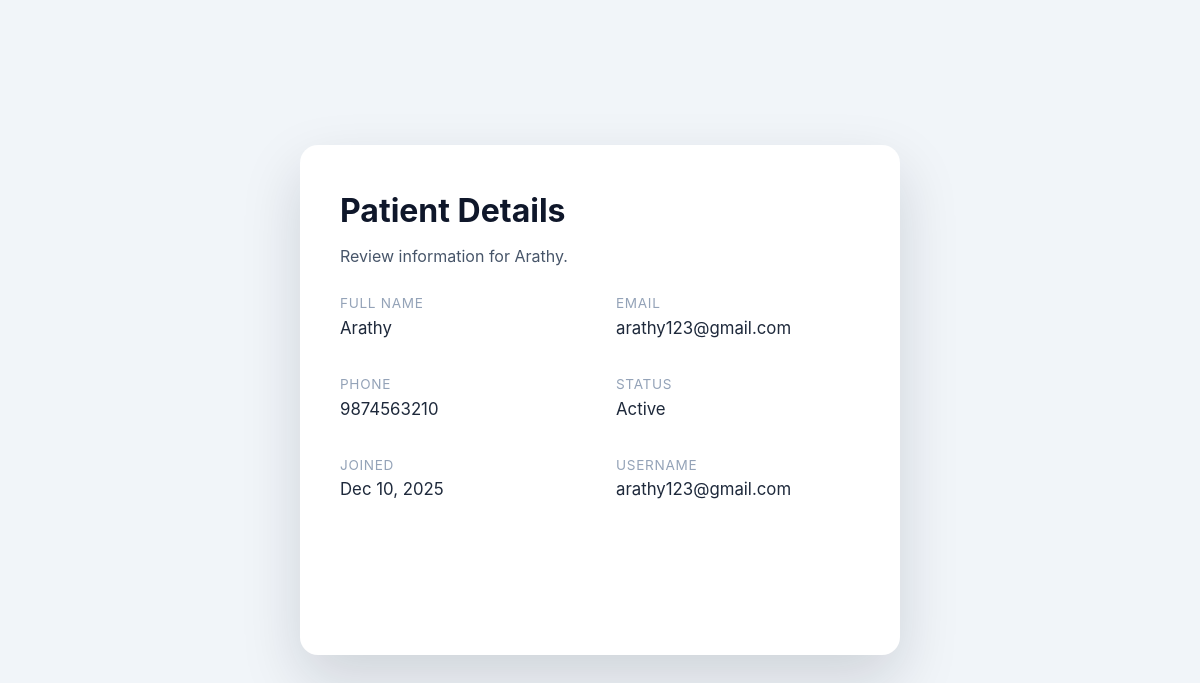
/dashboard/admin/patients/11/view/ (signed in), run on the app's committed database.
### feetal_app/models.py (models this page shows, shortened)
class Patient(models.Model):
    user = models.OneToOneField(User, on_delete=models.CASCADE, related_name='patient_profile')
    phone = models.CharField(max_length=20)
    created_at = models.DateTimeField(auto_now_add=True)
    updated_at = models.DateTimeField(auto_now=True)
    class Meta:
        verbose_name = "Patient"
        verbose_name_plural = "Patients"

### feetal_app/views.py (the view)
# urls.py: path('dashboard/admin/patients/<int:patient_id>/view/', views.admin_patient_view, name='admin_patient_view'),
@login_required
def admin_patient_view(request, patient_id):
    if not (request.user.is_superuser or hasattr(request.user, 'doctor_profile')):
        messages.error(
            request, "Only the designated admin or doctors can view patients."
        )
        return redirect("feetal_app:index")
    patient = Patient.objects.select_related("user").filter(pk=patient_id).first()
    if not patient:
        messages.error(request, "Patient not found.")
        return redirect("feetal_app:dashboard_admin")
    return render(
        request, "dashboard/admin_patient_view.html", {"patient": patient}
    )

### feetal_app/templates/dashboard/admin_patient_view.html (shortened to what this page needs)
<!DOCTYPE html>
{% load static %}
<html lang="en">
<head>
    <link rel="stylesheet" href="{% static 'css/style.css' %}">
</head>
<body>
    <div class="detail-card">
        <h1>Patient Details</h1>
        <p>Review information for {{ patient.user.get_full_name|default:patient.user.username }}.</p>
        <div class="detail-grid">
            <div>
                <div class="detail-label">Full Name</div>
                <div class="detail-value">{{ patient.user.get_full_name|default:'—' }}</div>
            </div>
            <div>
                <div class="detail-label">Email</div>
                <div class="detail-value">{{ patient.user.email|default:'—' }}</div>
            </div>
            <div>
                <div class="detail-label">Phone</div>
                <div class="detail-value">{{ patient.phone|default:'—' }}</div>
            </div>
            <div>
                <div class="detail-label">Status</div>
                <div class="detail-value">{{ patient.user.is_active|yesno:"Active,Inactive" }}</div>
            </div>
            <div>
                <div class="detail-label">Joined</div>
                <div class="detail-value">{{ patient.created_at|date:"M d, Y" }}</div>
            </div>
            <div>
                <div class="detail-label">Username</div>
                <div class="detail-value">{{ patient.user.username }}</div>
            </div>
        </div>
        <div class="card-actions">
            {% if user.is_superuser %}
            <a class="btn btn-secondary" href="{% url 'feetal_app:dashboard_admin' %}">Back to dashboard</a>
            {% elif request.user.doctor_profile %}
            <a class="btn btn-secondary" href="{% url 'feetal_app:dashboard_doctor' %}">Back to dashboard</a>
            {% else %}
            <a class="btn btn-secondary" href="{% url 'feetal_app:index' %}">Back Home</a>
            {% endif %}
        </div>
    </div>
</body>
</html>

### feetal_app/static/css/style.css (style rules this page uses)
* { margin: 0; padding: 0; box-sizing: border-box; }
body { font-family: 'Inter', sans-serif; line-height: 1.6; color: #333; overflow-x: hidden; }
.btn, .btn-primary, .btn-secondary { padding: 16px 32px; border: none; border-radius: 50px; font-weight: 600; cursor: pointer; transition: all 0.4s ease; font-size: 1.1rem; text-decoration: none; display: inline-flex; align-items: center; gap: 0.75rem; text-align: center; position: relative; overflow: hidden; }
.btn-secondary { background: rgba(255, 255, 255, 0.1); color: white; border: 2px solid rgba(255, 255, 255, 0.3); backdrop-filter: blur(10px); }
html { scroll-behavior: smooth; }

### feetal_app/templates/dashboard/admin_patient_view.html (style rules this page uses)
body { font-family: 'Inter', sans-serif; background: #f1f5f9; min-height: 100vh; display: flex; align-items: center; justify-content: center; padding: 2rem; }
.detail-card { background: white; width: 100%; max-width: 600px; border-radius: 18px; padding: 2.5rem; box-shadow: 0 25px 60px rgba(15, 23, 42, 0.15); }
.detail-card h1 { margin-bottom: 0.5rem; color: #0f172a; }
.detail-card p { color: #475569; margin-bottom: 1.5rem; }
.detail-grid { display: grid; grid-template-columns: 1fr 1fr; gap: 1rem 2rem; }
.detail-label { font-size: 0.85rem; text-transform: uppercase; color: #94a3b8; letter-spacing: 0.05em; }
.detail-value { font-size: 1.05rem; color: #1e293b; margin-bottom: 1rem; }
.card-actions { margin-top: 2rem; display: flex; justify-content: flex-end; }

### data on the page
Patient: user.get_full_name "Arathy", user.email "arathy123@gmail.com", phone "9874563210", user.is_active "Active", created_at "Dec 10, 2025", user.username "arathy123@gmail.com"
